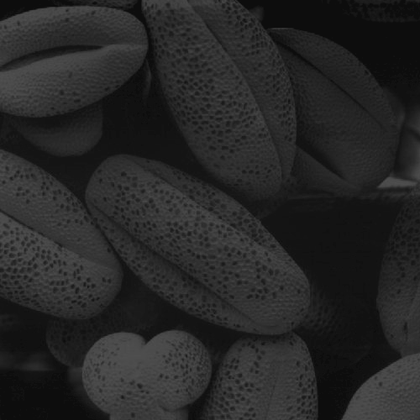
%> input picture M120354CA/image.tif, 420 x 420 px, shrunk from 500 x 500 before the run
$ octave Question8C.m   (GNU Octave 9; MATLAB toolbox functions it lacks are replaced by stand-ins)
%> lines starting %> are read from the running program, lines starting %| are printed output that depends on the picture

    clear all;
    a=imread('image.tif');
%> a is the input picture: size 420x420 uint8; min 10, max 81, mean 38.7
    b=a;
    [row,col,depth]=size(a);    %getting the size and color depth
%> row = 420; col = 420; depth = 1
    c=0;
    k=1;
    while c<=3 % c ranges from 0 to 3
        for i=1:row
            for j=1:col
               a(i,j)=double(a(i,j))^c;
            end
        end

       subplot(3,5,k), imshow(a);
        c=c+.2; % c increased by 0.2
        k=k+1;
        a=b;

    end
%> after the loop, c = 3; k = 16
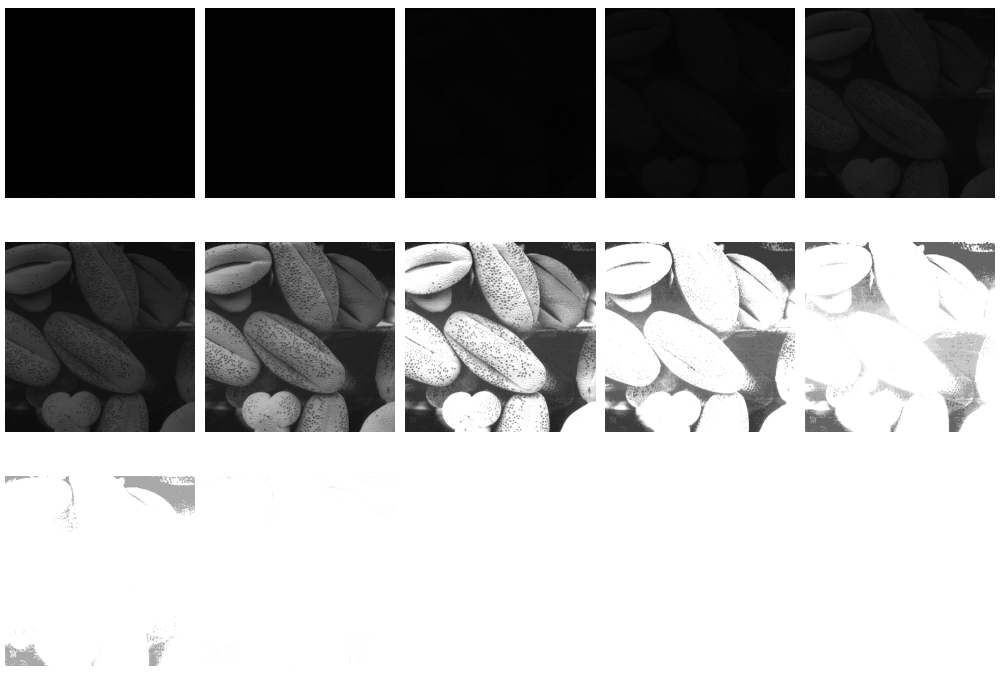
%> figure redrawn from the program's plot data, 15 panels
